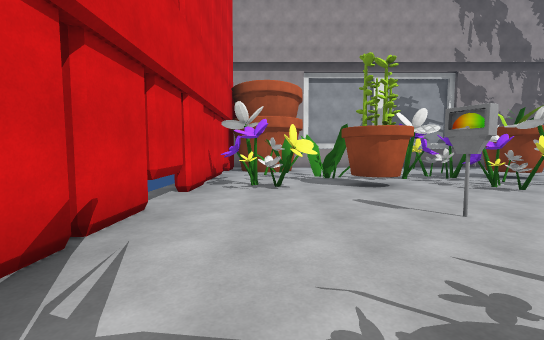
[1] (above)

23 first-person views from a walk through a Unity game level. The camera is 1.5 m above the floor, tilts 4° down and sees 90° across. The floor is counted in squares, 2 m on a side. Each view is taken from the middle of a square. On the plan, view 1 faces up. The plan holds only what a view shows up to about 10 squares ahead; the rest is blank. The place goes on beyond the plan. The player character is not drawn. Some surface patterns are stand-ins.

[2]
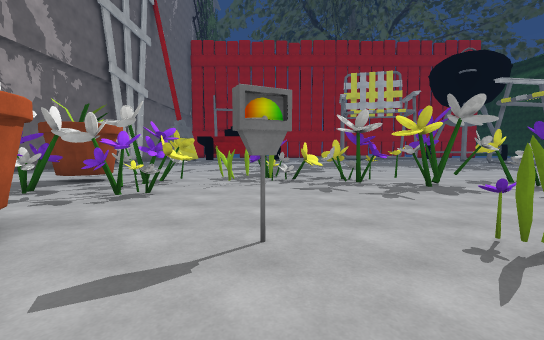

[3]
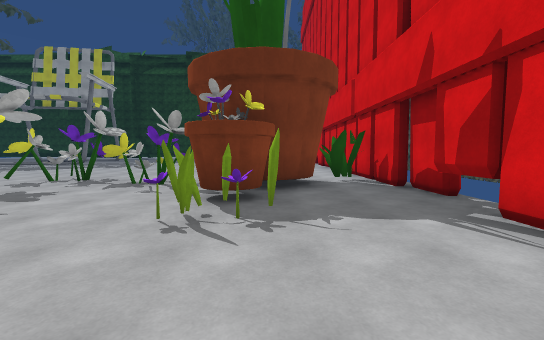

[4]
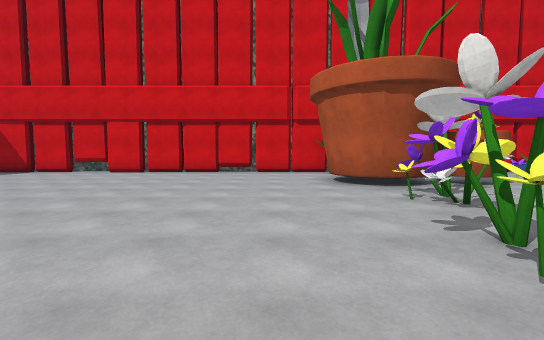

[5]
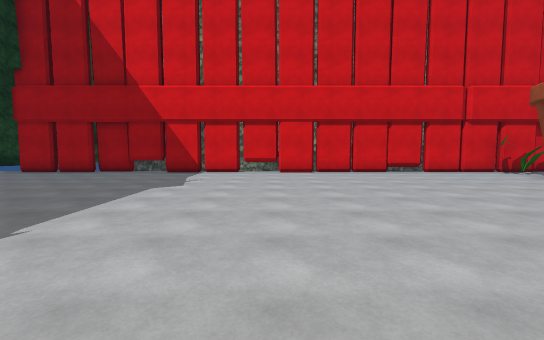

[6]
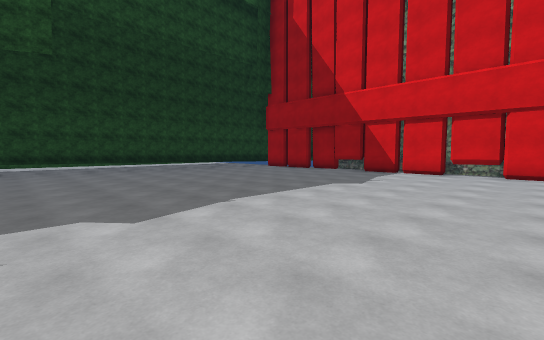

[7]
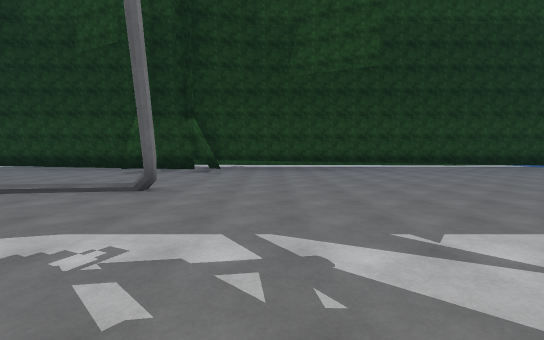

[8]
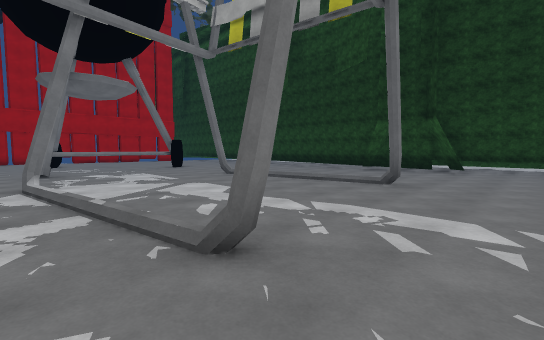

[9]
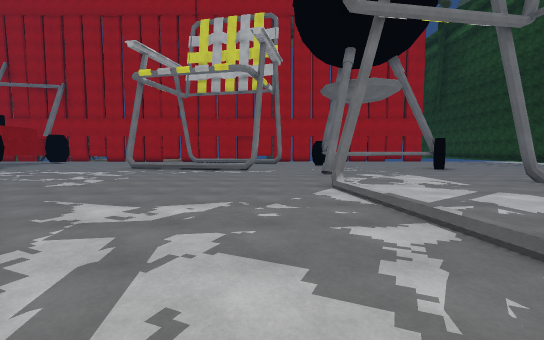

[10]
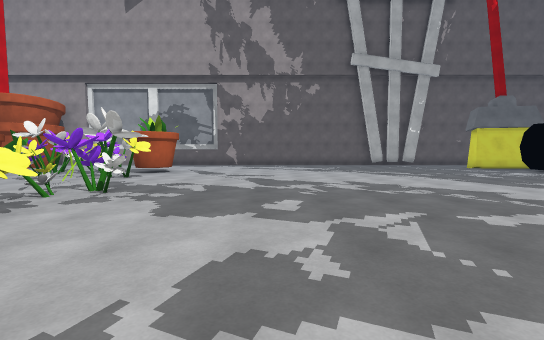

[11]
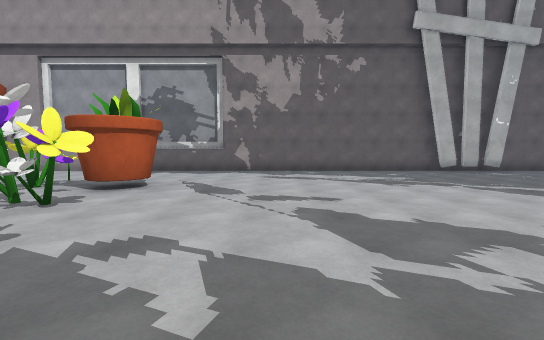

[12]
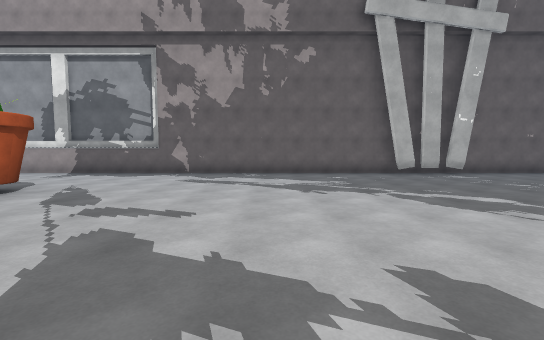

[13]
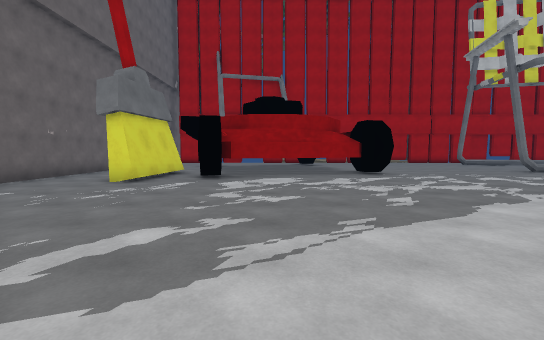

[14]
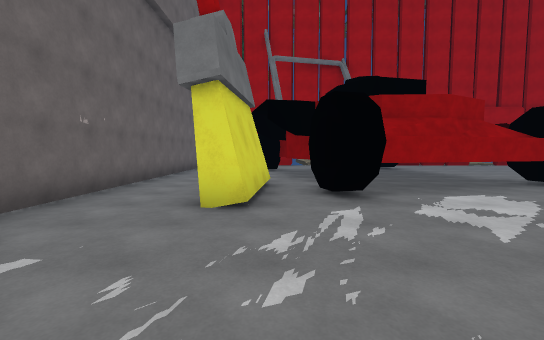

[15]
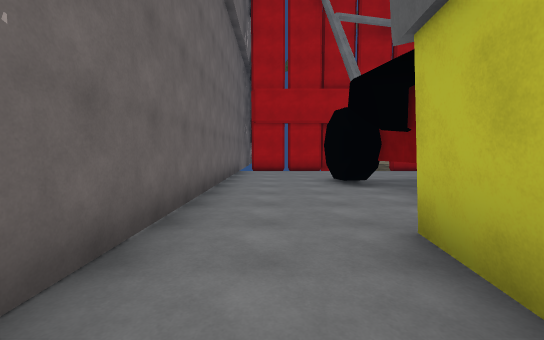

[16]
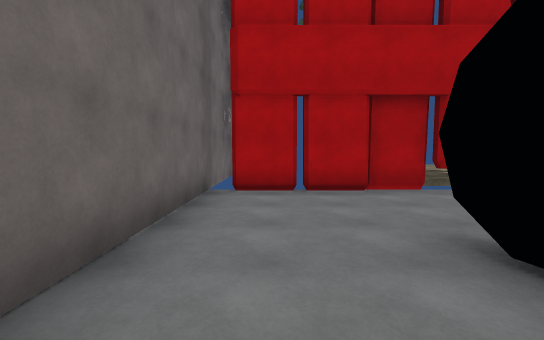

[17]
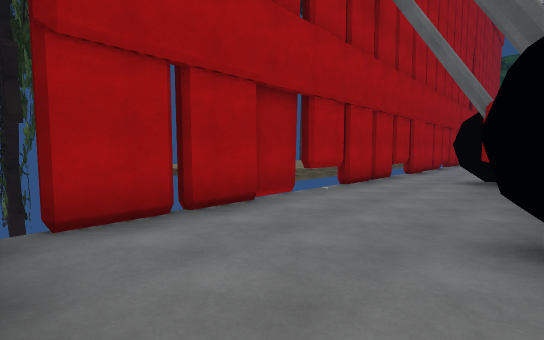

[18]
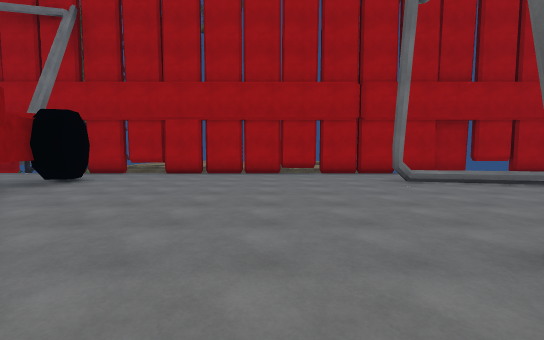

[19]
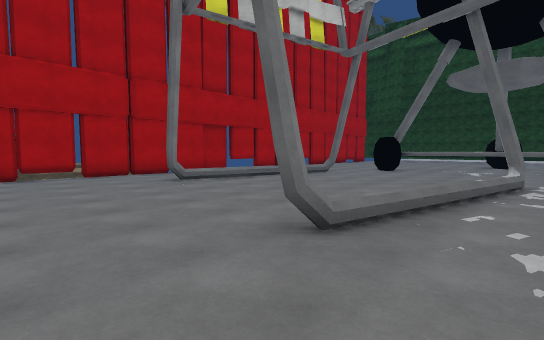

[20]
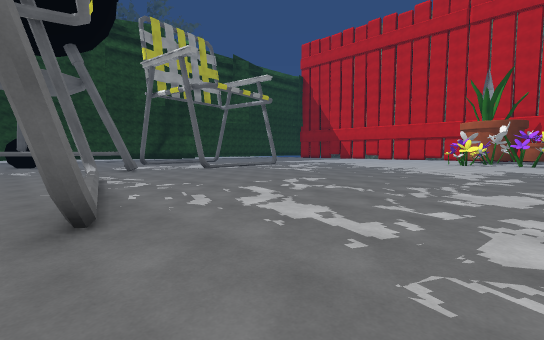

[21]
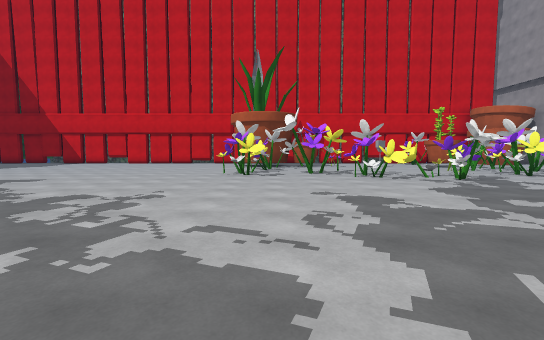

[22]
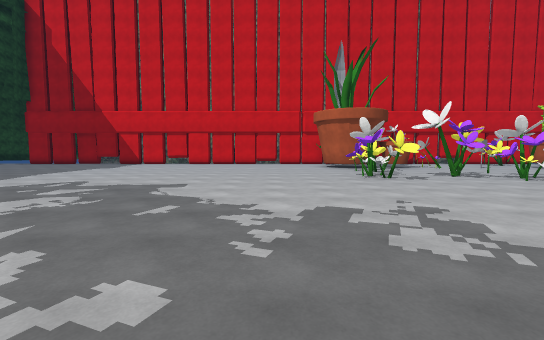

[23]
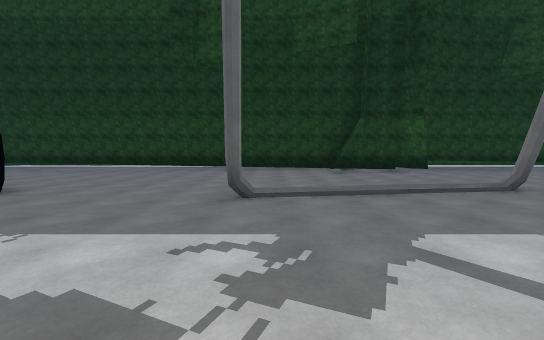

### Floor plan
Points are (right, up) in squares from view 1. A wall is a line through its corners. A room is listed if a view was taken in it or the views show most of it. See-through windows are left out.
Room 1 (views 1, 2, 3, 4, 5, 6, 7, 8, 9, 10, 11, 12, 13, 14, 18, 19, 20, 21, 22, 23)
walls: (19.7, -10.5) (19.8, -10.7) (20, -10.8); (19.9, -10.9) (24.6, -11.5); (21, -13.5) (19.6, -10.7); (21.6, 3.5) (20.7, 7.1) (20.9, 7.5); (11.9, -19.8) (12.5, -20.6) (12.8, -20.6); (-1.6, -1.7) (-1.6, -16); (11.7, -20.1) (12.2, -20.5) (12.3, -21); (14.6, -20.3) (14.9, -19.9); (12.7, -20.4) (26.4, -20.5); (14.4, -20.4) (14.7, -19.8); (-1.9, -0.5) (-1.9, -1.6); (14.6, -20.6) (15, -20.1); (19.6, 9.4) (19.7, 10.1); (26.3, 4) (25.7, 3.7); (26.9, 4.2) (26.1, 4); (22.4, 9.1) (21.4, 9.2); (16.6, 11.6) (15.9, 11.6); (30.1, -6.5) (30.1, 4.4); (18.2, 11.6) (16.7, 11.6); (30.4, -7.8) (30.4, -6.5); (17.5, 12.2) (3.5, 12.2); (30.1, -10.1) (30.1, -7.9); (-1.9, -16.1) (-1.9, -17.2); (-1.6, -17.4) (-1.6, -19.9); (-0.1, 9.4) (-0.6, 9.5); (0.4, -20.4) (12.2, -20.6); (-1.6, 9.9) (-1.6, -0.4); (-2.1, -20.4) (-1.3, -20.4)
low walls: (13.1, -10.8) (13.5, -10.8); (14.8, -10.6) (15.3, -10.5); (12.4, -10.9) (12.9, -10.9); (21.2, -8) (21.4, -7.4); (21.5, -7) (21.7, -5.9); (22, -4.8) (22.3, -3.5); (13.7, -15.9) (14.6, -15.8); (26.8, -7.2) (27.2, -5.5)
ways out: opening at (18.5, 11) to room 2; opening at (29, 5) to room 2; gap at (22, 9) to room 2; opening at (21, -12)
objects: other object (-1, -3) to (-1, -2); other object (0, -3) to (2, -2); other object (0, 5); flower (0, 6); other object (0, 8) to (1, 8); flowerpot (1, -1); flower (1, 1); flower (1, 5); other object (1, 7) to (2, 8); plant (2, 1); flower (2, 2); other object (2, 3); flowerpot (2, 6) to (3, 6); flower (3, -2); other object (3, 7); other object (3, 8); flower (4, -3); flower (4, -2); other object (4, 5); flower (4, 6); flower (4, 7); other object (4, 8); flower (5, -3); flower (5, 5); other object (5, 6); flower (5, 7); flower (5, 8); flower (6, -4); flower (6, -3); flower (6, -2); flower (6, -1); flower (6, 0); flower (6, 1); plant (6, 4); other object (6, 5); flower (6, 6); flower (6, 8); flower (7, -4); other object (7, -3); flower (7, -1); other object (7, 0); flower (7, 1); other object (7, 2); other object (7, 3); flower (7, 5); flowerpot (7, 7) to (7, 8); flower (8, 1); flower (8, 3); other object (20, 8) to (21, 8); other object (21, 3) to (22, 3); other object (22, -16) to (23, -16); other object (25, -12) to (26, -11); other object (28, 4)
Room 2 (views 15, 16, 17)
walls: (24.4, 8.6) (25.1, 8.5); (22.7, 8) (23.8, 8.6); (30.1, 9.1) (30.1, 11.7); (27.7, 5.8) (28, 4.7); (30.4, 7.9) (30.4, 9.1); (21.1, 9.9) (22.5, 9.7); (31.5, 12.2) (17.5, 12.2); (30.1, 4.4) (30.1, 7.9)
ways out: opening at (18.5, 11) to room 1; opening at (29, 5) to room 1; gap at (22, 9) to room 1
objects: other object (26, 9) to (27, 9)

Positions as (right, up) in squares from view 1, and headings:
1: (0, 0), facing up
2: (0, 3), facing right
3: (1, 4), facing down
4: (8, -5), facing left
5: (8, -11), facing left
6: (8, -10), facing down-left
7: (10, -11), facing down
8: (10, -10), facing down-right
9: (11, -9), facing right
10: (11, -2), facing up
11: (10, 2), facing up
12: (12, 3), facing up
13: (13, 6), facing right
14: (16, 9), facing right
15: (20, 11), facing right
16: (25, 11), facing right
17: (27, 12), facing down-right
18: (21, -1), facing right
19: (21, -1), facing down-right
20: (23, 0), facing down-left
21: (15, -2), facing left
22: (14, -6), facing left
23: (17, -11), facing down
